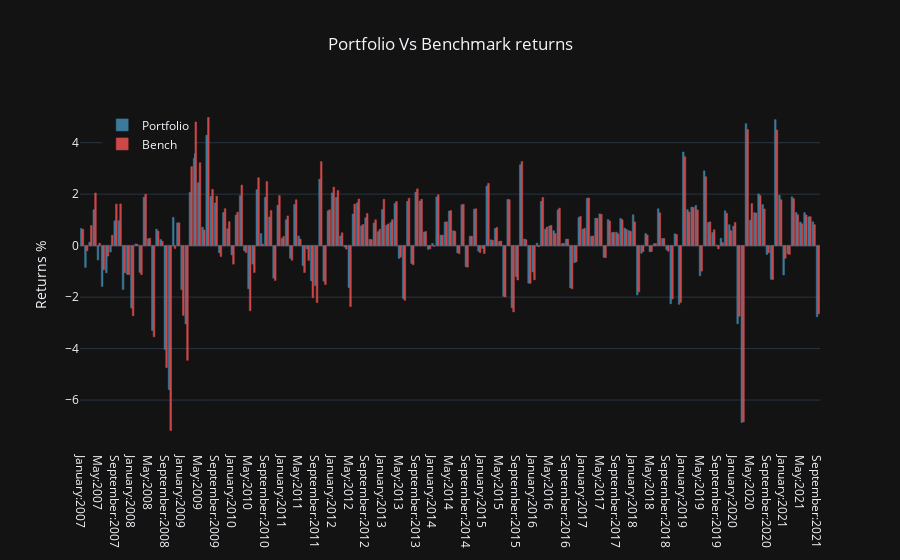

The code cell stored with this chart in its notebook:
### Code cell
class Visualization:
  """ Class """

  def __init__(self, portfolio, bench, weight):
    """ Ini """
    self.portfolio = portfolio
    self.bench = bench
    self.weight = weight


  def fig_cumulative_returns(self):
    fig = go.Figure()

    # Add first plot that represent the Cumulative return of the strategie
    fig.add_trace(go.Scatter(x=self.portfolio.index, y=self.portfolio.cumsum().values*100,
                      mode='lines',
                      name="Portfolio"))

    # Add second plot that represent the Cumulative return of the Benchmark
    fig.add_trace(go.Scatter(x=self.bench.index, y=self.bench.cumsum().values*100,
              mode='lines',
              name="Bench"))

    # Add some layout
    fig.update_layout(title="Cumulative Returns %",
                xaxis_title="Times",
                yaxis_title="Cumulative Returns %", title_x=0.5,
                paper_bgcolor="#131313",
                plot_bgcolor="#131313",
                      legend=dict(
                      x=0.03,
                      y=0.97,
                      traceorder='normal',
                      font=dict(size=12)),
                template="plotly_dark")
    return fig



  def fig_weight_portfolio(self):
    fig = go.Figure()

    # Add as many graphic as it is necessary for each weight
    for i, name in zip(np.arange(self.weight.shape[1]), list(self.weight.columns)):
      fig.add_trace(go.Scatter(x=self.weight.index, y=(self.weight.iloc[:,i]*100).values,
                        mode='lines',
                        name=name))


    fig.update_layout(title="Weights %",
                xaxis_title="Times",
                yaxis_title="Weight %", title_x=0.5,
                paper_bgcolor="#131313",
                plot_bgcolor="#131313",
                      legend=dict(
                      x=0.03,
                      y=0.97,
                      traceorder='normal',
                      font=dict(size=12)),
                template="plotly_dark")
    return fig


  def fig_drawdown(self):
    cum_rets = self.portfolio.cumsum()+1

    # Calculate the running maximum
    running_max = np.maximum.accumulate(cum_rets.dropna())

    # Ensure the value never drops below 1
    running_max[running_max < 1] = 1

    # Calculate the percentage drawdown
    drawdown = (cum_rets)/running_max - 1
    self.drawdown = (cum_rets)/running_max - 1



    fig = go.Figure()


    y = np.concatenate((drawdown,np.array([0 for i in range(len(drawdown))])),axis=0)*100


    fig.add_trace(go.Scatter(
        x=drawdown.index.append(drawdown.index[::-1]), y=y,
        fill='toself',
        fillcolor="#C71C1C",
        line_color="#C71C1C",
        name="drawdown",
    ))

    fig.update_traces(mode='lines')

    fig.update_layout(title="Test set drawdown",
                xaxis_title="Date",
                yaxis_title="Drawdown %",
                      title_x=0.5,
                      legend=dict(
                    x=0.03,
                    y=0.97,
                    traceorder='normal',
                    font=dict(
                        size=12,)), template="plotly_dark"
                      )
    return fig

  def yearly_return_comparaison(self):
    p = self.portfolio

    def yearly_return_values(p):

        total = 0
        positif = 0


        r=[]
        # Loop on each different year
        for year in p.index.strftime("%y").unique():
            nbm = p.loc[p.index.strftime("%y")==year].index.strftime("%m").unique()
            # Loop on each different month
            for mois in nbm:

                monthly_values =  p.loc[p.index.strftime("%y:%m")=="{}:{}".format(year,mois)]
                sum_ = monthly_values.sum()

                # Verifying that there is at least 75% of the values
                if len(monthly_values)>15:

                    # Computing sum return
                    s = monthly_values.sum()

                    if s>0:
                        positif+=1

                    else:
                        pass

                    total+=1

                else:
                    pass
                r.append(sum_)



        return r
    def yearly_return_index(p):
        total = 0
        positif = 0


        r=[]
        # Loop on each different year
        for year in p.index.strftime("%y").unique():
            e = []
            nbm = p.loc[p.index.strftime("%y")==year].index.strftime("%m").unique()
            # Loop on each different month
            for mois in nbm:

                monthly_values =  p.loc[p.index.strftime("%y:%m")=="{}:{}".format(year,mois)]
                sum_ = monthly_values.sum()

                # Verifying that there is at least 75% of the values
                if len(monthly_values)>15:

                    # Computing sum return
                    s = monthly_values.sum()

                    if s>0:

                        positif+=1

                    else:
                        pass

                    total+=1

                else:
                    pass
                e.append(sum_)
            r.append(e)




        r[0]=[0 for _ in range(12-len(r[0]))] + r[0]

        r =  pd.DataFrame(r,columns=["January","February","March","April","May","June",
                                        "July","August","September","October","November","December"], index=p.index.strftime("%y").unique())

        v = []
        for i in [i for i in r.index]:
            for c in [i for i in r.columns]:
                if r.loc[i,c]!=0:
                    v.append("{}:20{}".format(c,i))
        return v

    portfolio = p*100
    pf_values = yearly_return_values(portfolio)
    pf_index = yearly_return_index(portfolio)

    bench = self.bench*100
    bench_values = yearly_return_values(bench)
    bench_index = yearly_return_index(bench)


    fig = go.Figure()
    fig.add_trace(go.Bar(name="Portfolio", x=pf_index, y=pf_values, marker_line_color="#4086AA",
                          marker_color="#4086AA", opacity=0.9))
    fig.add_trace(go.Bar(name="Bench", x=bench_index, y=bench_values, marker_line_color="#e24e4e",
                          marker_color="#e24e4e", opacity=0.9))
    # Change the bar mode
    fig.update_layout(barmode='group', title="Portfolio Vs Benchmark returns",yaxis_title="Returns %",
                      paper_bgcolor="#131313",
                    plot_bgcolor="#131313",
                    legend=dict(
                    x=0.03,
                    y=0.97,
                    traceorder='normal',
                    font=dict(
                        size=12,)),
                      title_x=0.5,
                      template="plotly_dark")

    return fig

reb = Rebalancing(lpp2000, "LPP 40", columns, weight_LPP2000_40, cost=0.0013)
reb.momentum(0.03)
reb.visualisation()

vis = Visualization(reb.portfolio, reb.database[reb.benchmark], reb.weight)
fig = vis.yearly_return_comparaison()
fig.show()

### Figure 1 — Plotly figure (JSON) as saved in the notebook; plotly's stock layout.template omitted (floating-point values rounded to 4 significant figures; data arrays with more than 128 entries replaced by an {"elided": "..."} marker saying what was removed)
{"data": [{"marker": {"color": "#4086AA", "line": {"color": "#4086AA"}}, "name": "Portfolio", "opacity": 0.9, "type": "bar", "x": {"elided": "180 str values"}, "y": {"elided": "177 float values"}}, {"marker": {"color": "#e24e4e", "line": {"color": "#e24e4e"}}, "name": "Bench", "opacity": 0.9, "type": "bar", "x": {"elided": "180 str values"}, "y": {"elided": "177 float values"}}], "layout": {"barmode": "group", "legend": {"font": {"size": 12}, "traceorder": "normal", "x": 0.03, "y": 0.97}, "paper_bgcolor": "#131313", "plot_bgcolor": "#131313", "title": {"text": "Portfolio Vs Benchmark returns", "x": 0.5}, "yaxis": {"title": {"text": "Returns %"}}}}
